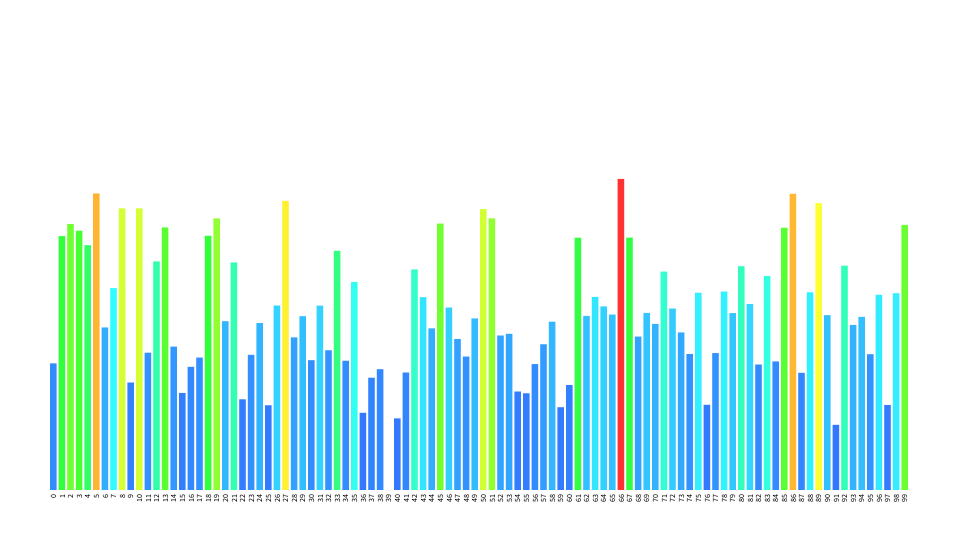
Frame 1 (no input)
Frame 60 (the mouse pressed at the canvas centre just before this capture): identical to frame 1, image omitted
Frame 120 (the mouse held since frame 60 and released just before this capture): identical to frame 1, image omitted

The Processing sketch that drew this single still picture (run headless with seeded random() and noise(); from frame 60 on, the mouse is pressed at the canvas centre):

// Processing sketch: sketch_xxx_chart_test
// ── sketch_xxx_chart_test.pde
int num = 100;
float[] numbers = new float[num];
float max = 0;
float min = 10000; 
float offset = 50;
// setup関数 : 初回1度だけ実行される
void setup() {
  size(960, 540); // ウィンドウサイズを960px,540pxに
  colorMode(HSB, 360, 100, 100); // HSBでの色指定にする
  smooth(); // 描画を滑らかに
  for (int i = 0; i < num; i++) {
    float number = (random(1)+random(1)+random(1)+random(1)+random(1))/5*10000;
    numbers[i] = number;
    max = max(max, number);
    min = min(min, number);
  }
}

// draw関数 : setup関数実行後繰り返し実行される
void draw() {
  background(0, 0, 100);
  for (int i = 0; i < num; i++) {
    float number = numbers[i];
    float x = map(i, 0, num, 0+offset, width-offset);
    float y = map(number, 0, max, height-offset*2, 0);
    float n = norm(number, min, max);
    n = pow(1-n, 4);
    float hue = map(n, 1, 0, 0, 220);
    fill(hue, 80, 100);
    noStroke();
    rect(x, height-offset, (width-offset*2)/num-2, -y);
    
    textAlign(RIGHT, TOP);
    fill(0, 0, 0);
    pushMatrix();
    translate(x, height-45);
    textSize(8);
    rotate(-PI/2);
    text(i, 0, 0);
    popMatrix();
  }
}
